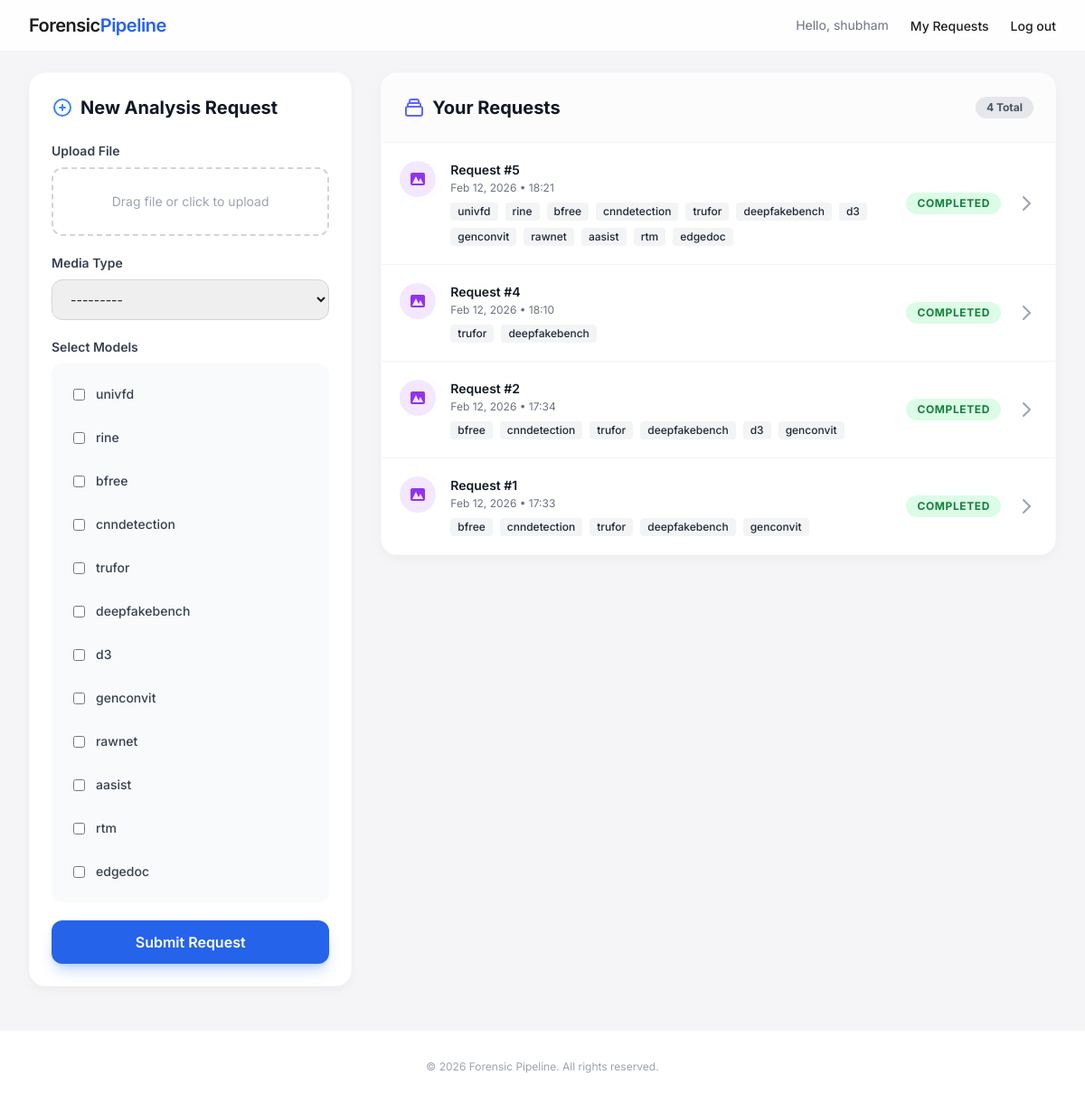
The app's page / (signed in) with its own data.
### accounts/models.py (models this page shows, shortened)
class CustomUser(AbstractUser):
    is_admin = models.BooleanField(default=False)

### analysis/models.py (models this page shows, shortened)
class ForensicRequest(models.Model):
    STATUS_CHOICES = (
        ('PENDING', 'Pending'),
        ('PROCESSING', 'Processing'),
        ('COMPLETED', 'Completed'),
        ('FAILED', 'Failed'),
    )
    user = models.ForeignKey(settings.AUTH_USER_MODEL, on_delete=models.CASCADE)
    input_file = models.FileField(upload_to='uploads/%Y/%m/%d/')
    media_type = models.CharField(max_length=10, choices=[('image', 'Image'), ('video', 'Video')])
    selected_models = models.JSONField(default=list) # List of model names
    status = models.CharField(max_length=20, choices=STATUS_CHOICES, default='PENDING')
    report_content = models.TextField(blank=True, null=True)
    created_at = models.DateTimeField(auto_now_add=True)

### analysis/views.py (the view)
# urls.py: path('', views.dashboard, name='dashboard'),
@login_required
def dashboard(request):
    if request.user.is_superuser:
        requests = ForensicRequest.objects.all().order_by('-created_at')
    else:
        requests = ForensicRequest.objects.filter(user=request.user).order_by('-created_at')
    if request.method == 'POST':
        form = ForensicRequestForm(request.POST, request.FILES)
        if form.is_valid():
            forensic_req = form.save(commit=False)
            forensic_req.user = request.user
            forensic_req.save()
            process_forensic_request.delay(forensic_req.id)
            return redirect('dashboard')
    else:
        form = ForensicRequestForm()
    return render(request, 'analysis/dashboard.html', {'requests': requests, 'form': form})

### analysis/forms.py (shortened to what this page needs)
class ForensicRequestForm(forms.ModelForm):
    models_choices = [(m, m) for m in get_available_models()]
    selected_models = forms.MultipleChoiceField(
        choices=models_choices,
        widget=forms.CheckboxSelectMultiple,
        required=True
    )
    class Meta:
        model = ForensicRequest
        fields = ['input_file', 'media_type', 'selected_models']

### templates/analysis/dashboard.html (shortened to what this page needs)
{% extends 'base.html' %}
{% block content %}
<div class="grid grid-cols-1 lg:grid-cols-12 gap-8">
    <div class="lg:col-span-4 self-start sticky top-24">
        <div class="apple-card p-6">
            <h2 class="text-xl font-bold mb-6 text-gray-900 flex items-center">
                <svg xmlns="http://www.w3.org/2000/svg" class="h-6 w-6 mr-2 text-blue-500" fill="none"
                    viewBox="0 0 24 24" stroke="currentColor">
                    <path stroke-linecap="round" stroke-linejoin="round" stroke-width="2"
                        d="M12 9v3m0 0v3m0-3h3m-3 0H9m12 0a9 9 0 11-18 0 9 9 0 0118 0z" />
                </svg>
                New Analysis Request
            </h2>
            <form method="post" enctype="multipart/form-data" class="space-y-5">
                <div>
                    <label class="block text-sm font-semibold text-gray-700 mb-2">Upload File</label>
                    <div
                        class="relative border-2 border-dashed border-gray-300 rounded-xl p-6 hover:bg-gray-50 transition-colors text-center cursor-pointer">
                        {{ form.input_file }}
                        <div class="pointer-events-none absolute inset-0 flex items-center justify-center"
                            id="upload-placeholder">
                            <span class="text-gray-400 text-sm">Drag file or click to upload</span>
                        </div>
                    </div>
                </div>
                <div>
                    <label class="block text-sm font-semibold text-gray-700 mb-2">Media Type</label>
                    <div class="relative">
                        {{ form.media_type }}
                    </div>
                </div>
                <div>
                    <label class="block text-sm font-semibold text-gray-700 mb-2">Select Models</label>
                    <div class="bg-gray-50 p-4 rounded-xl space-y-3">
                        {% for checkbox in form.selected_models %}
                        <label
                            class="flex items-center p-2 rounded-lg hover:bg-white hover:shadow-sm transition-all cursor-pointer">
                            {{ checkbox.tag }}
                            <span class="ml-3 text-sm text-gray-700 font-medium">{{ checkbox.choice_label }}</span>
                        </label>
                        {% endfor %}
                    </div>
                </div>
                <button type="submit"
                    class="w-full bg-blue-600 text-white rounded-xl px-4 py-3 font-semibold hover:bg-blue-700 transition-colors shadow-lg shadow-blue-500/30">
                    Submit Request
                </button>
            </form>
        </div>
    </div>
    <div class="lg:col-span-8">
        <div class="apple-card overflow-hidden">
            <div class="border-b border-gray-100 p-6 flex justify-between items-center bg-gray-50/50">
                <h2 class="text-xl font-bold text-gray-900 flex items-center">
                    Your Requests
                </h2>
                <span class="bg-gray-200 text-gray-600 py-1 px-3 rounded-full text-xs font-bold">{{ requests.count }}
                    Total</span>
            </div>
            {% if requests %}
            <ul class="divide-y divide-gray-100">
                {% for req in requests %}
                <li class="p-5 hover:bg-gray-50 transition-colors">
                    <div class="flex flex-col sm:flex-row sm:items-center justify-between gap-4">
                        <div class="flex items-start space-x-4">
                            <div class="h-10 w-10 rounded-full flex items-center justify-center flex-shrink-0
                                {% if req.media_type == 'image' %}bg-purple-100 text-purple-600
                                {% else %}bg-pink-100 text-pink-600{% endif %}">
                                {% if req.media_type == 'image' %}
                                <svg xmlns="http://www.w3.org/2000/svg" class="h-5 w-5" viewBox="0 0 20 20"
                                    fill="currentColor">
                                    <path fill-rule="evenodd"
                                        d="M4 3a2 2 0 00-2 2v10a2 2 0 002 2h12a2 2 0 002-2V5a2 2 0 00-2-2H4zm12 12H4l4-8 3 6 2-4 3 6z"
                                        clip-rule="evenodd" />
                                </svg>
                                {% else %}
                                <svg xmlns="http://www.w3.org/2000/svg" class="h-5 w-5" viewBox="0 0 20 20"
                                    fill="currentColor">
                                    <path
                                        d="M2 6a2 2 0 012-2h6a2 2 0 012 2v8a2 2 0 01-2 2H4a2 2 0 01-2-2V6zM14.553 7.106A1 1 0 0014 8v4a1 1 0 00.553.894l2 1A1 1 0 0018 13V7a1 1 0 00-1.447-.894l-2 1z" />
                                </svg>
                                {% endif %}
                            </div>
                            <div>
                                <p class="text-sm font-semibold text-gray-900">Request #{{ req.id }}</p>
                                <p class="text-xs text-gray-500 mt-0.5">{{ req.created_at|date:"M d, Y • H:i" }}</p>
                                <div class="mt-2 flex flex-wrap gap-2">
                                    {% for model in req.selected_models %}
                                    <span
                                        class="inline-flex items-center px-2 py-0.5 rounded text-xs font-medium bg-gray-100 text-gray-800">
                                        {{ model }}
                                    </span>
                                    {% endfor %}
                                </div>
                            </div>
                        </div>
                        <div class="flex items-center justify-between sm:justify-end gap-4 w-full sm:w-auto">
                            <span class="px-3 py-1 rounded-full text-xs font-bold uppercase tracking-wider
                                {% if req.status == 'COMPLETED' %}bg-green-100 text-green-700
                                {% elif req.status == 'FAILED' %}bg-red-100 text-red-700
                                {% else %}bg-yellow-100 text-yellow-700 animate-pulse{% endif %}">
                                {{ req.status }}
                            </span>
                            <a href="{% url 'request_detail' req.id %}"
                                class="text-gray-400 hover:text-blue-600 transition-colors">
                                <svg xmlns="http://www.w3.org/2000/svg" class="h-6 w-6" fill="none" viewBox="0 0 24 24"
                                    stroke="currentColor">
                                    <path stroke-linecap="round" stroke-linejoin="round" stroke-width="2"
                                        d="M9 5l7 7-7 7" />
                                </svg>
                            </a>
                        </div>
                    </div>
                </li>
                {% endfor %}
            </ul>
            {% endif %}
        </div>
    </div>
</div>
{% endblock %}

### templates/base.html (shortened to what this page needs)
<!DOCTYPE html>
<html lang="en">
<head>
    <script src="https://cdn.tailwindcss.com"></script>
</head>
<body class="min-h-screen flex flex-col">
    <nav class="glass-nav fixed w-full z-50 transition-all duration-300">
        <div class="max-w-7xl mx-auto px-4 sm:px-6 lg:px-8">
            <div class="flex justify-between h-14 items-center">
                <div class="flex-shrink-0 flex items-center">
                    <a href="/" class="text-xl font-semibold tracking-tight">Forensic<span
                            class="text-blue-600">Pipeline</span></a>
                </div>
                <div class="hidden md:flex items-center space-x-6">
                    {% if user.is_authenticated %}
                    <span class="text-sm text-gray-500">Hello, {{ user.username }}</span>
                    <a href="{% url 'dashboard' %}" class="nav-link">My Requests</a>
                    <form action="{% url 'logout' %}" method="post" class="inline">
                        <button type="submit" class="nav-link bg-transparent border-0 cursor-pointer">Log out</button>
                    </form>
                    {% else %}
                    <a href="{% url 'login' %}" class="nav-link">Log in</a>
                    <a href="{% url 'register' %}" class="btn-primary">Sign up</a>
                    {% endif %}
                </div>
            </div>
        </div>
    </nav>
    <div class="flex-grow pt-20 pb-12 px-4 sm:px-6 lg:px-8 max-w-7xl mx-auto w-full">
        {% block content %}
        {% endblock %}
    </div>
    <footer class="bg-white border-t border-gray-100 py-8 mt-auto">
        <div class="max-w-7xl mx-auto px-4 text-center text-gray-400 text-xs">
            <p>&copy; {% now "Y" %} Forensic Pipeline. All rights reserved.</p>
        </div>
    </footer>
</body>
</html>

### templates/base.html (style rules this page uses)
body { background-color: #F5F5F7; font-family: 'Inter', -apple-system, BlinkMacSystemFont, sans-serif; -webkit-font-smoothing: antialiased; color: #1d1d1f; }
.glass-nav { background: rgba(255, 255, 255, 0.85); backdrop-filter: blur(20px); -webkit-backdrop-filter: blur(20px); border-bottom: 1px solid rgba(0, 0, 0, 0.05); }
.nav-link { color: #1d1d1f; font-size: 14px; font-weight: 500; transition: color 0.2s ease; }
.apple-card { background: #FFFFFF; border-radius: 18px; box-shadow: 0 4px 12px rgba(0, 0, 0, 0.04); border: 1px solid rgba(0, 0, 0, 0.02); }

### templates/analysis/dashboard.html (style rules this page uses)
input[type="file"] { width: 100%; color: transparent; }
select { width: 100%; border-radius: 0.75rem; border: 1px solid #d1d5db; padding: 0.75rem 1rem; font-size: 0.875rem; outline: none; transition: border-color 0.2s; }

### records on screen
CustomUser: username "shubham"
ForensicRequest: media_type "image" (drawn), id "5", created_at "Feb 12, 2026 • 18:21", selected_models "univfd" "rine" "bfree" "cnndetection" "trufor" "deepfakebench" "d3" "genconvit" "rawnet" "aasist" "rtm" "edgedoc", status "COMPLETED"
ForensicRequest: media_type "image" (drawn), id "4", created_at "Feb 12, 2026 • 18:10", selected_models "trufor" "deepfakebench", status "COMPLETED"
ForensicRequest: media_type "image" (drawn), id "2", created_at "Feb 12, 2026 • 17:34", selected_models "bfree" "cnndetection" "trufor" "deepfakebench" "d3" "genconvit", status "COMPLETED"
ForensicRequest: media_type "image" (drawn), id "1", created_at "Feb 12, 2026 • 17:33", selected_models "bfree" "cnndetection" "trufor" "deepfakebench" "genconvit", status "COMPLETED"

### other values on screen
{{ checkbox.choice_label }} "univfd" "rine" "bfree" "cnndetection" "trufor" "deepfakebench" "d3" "genconvit" "rawnet" "aasist" "rtm" "edgedoc"
{{ requests.count }} "4"
